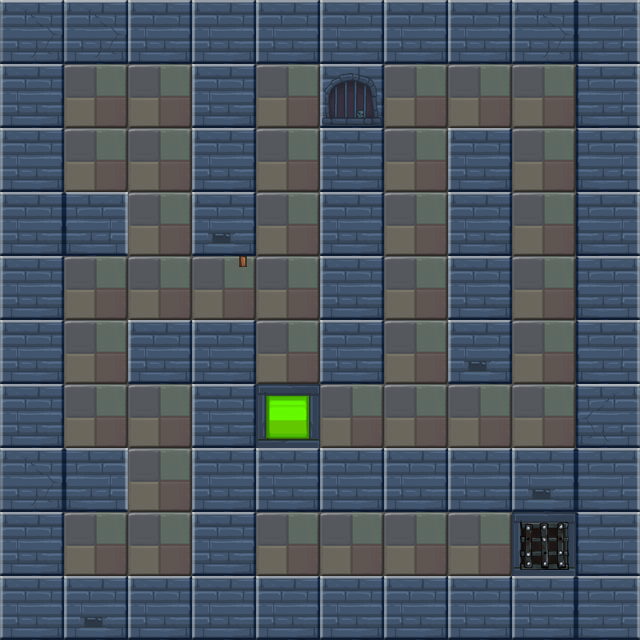

This game map was drawn from its Tiled (.tmx) file and the tilesets committed beside it. A one-line description and the trimmed map source follow:
An orthogonal 10x10 tile map with 64x64 px tiles, 2 tile layers (bg1, fg1) and 25 objects (12x wall, 4x enemy, player, mutiao, box, ...).

<map version="1.0" orientation="orthogonal" renderorder="right-down" width="10" height="10" tilewidth="64" tileheight="64">
 <properties>
  <property name="maxStep" value="12" />
 </properties>
 <tileset firstgid="1" name="lv3map" tilewidth="64" tileheight="64">
  <image source="lv3map.png" width="256" height="256" />
 </tileset>
 <layer name="bg1" width="10" height="10">
  <data>[100 cells, 100 non-empty, 5 distinct tile ids]</data>
 </layer>
 <layer name="fg1" width="10" height="10">
  <data>[100 cells, 8 non-empty, 5 distinct tile ids]</data>
 </layer>
 <objectgroup name="obj1">
  <object name="wall" x="0" y="0" width="640" height="64" />
  <object name="wall" x="0" y="0" width="64" height="576" />
  <object name="wall" x="0" y="576" width="640" height="64" />
  <object name="wall" x="192" y="448" width="448" height="64" />
  <object name="wall" x="192" y="320" width="64" height="320" />
  <object name="wall" x="0" y="192" width="128" height="64" />
  <object name="wall" x="576" y="0" width="64" height="576" />
  <object name="wall" x="192" y="0" width="64" height="256" />
  <object name="wall" x="320" y="0" width="64" height="384" />
  <object name="wall" x="448" y="128" width="64" height="256" />
  <object name="wall" x="0" y="448" width="128" height="64" />
  <object name="player" x="64" y="128" width="64" height="64" />
  <object name="enemy" x="384" y="384" width="64" height="64" />
  <object name="mutiao" x="384" y="320" width="64" height="64" />
  <object name="box" x="256" y="512" width="64" height="64" />
  <object name="door" x="384" y="256" width="64" height="64" />
  <object name="banziL" x="243" y="256" width="13" height="64" />
  <object name="key" x="384" y="64" width="64" height="64">
   <properties>
    <property name="active" value="false" />
   </properties>
  </object>
  <object name="enemy" x="256" y="384" width="64" height="64" />
  <object name="enemy" x="64" y="384" width="64" height="64" />
  <object name="enemy" x="128" y="256" width="64" height="64" />
  <object name="fazhen_B" x="256" y="64" width="64" height="64">
   <properties>
    <property name="target" value="fazhen_A" />
   </properties>
  </object>
  <object name="wall" x="128" y="320" width="128" height="64" />
  <object name="fazhen_A" x="384" y="512" width="64" height="64">
   <properties>
    <property name="target" value="fazhen_B" />
   </properties>
  </object>
  <object name="fang" x="256" y="384" width="64" height="64">
   <properties>
    <property name="target" value="mutiao" />
   </properties>
  </object>
 </objectgroup>
</map>
